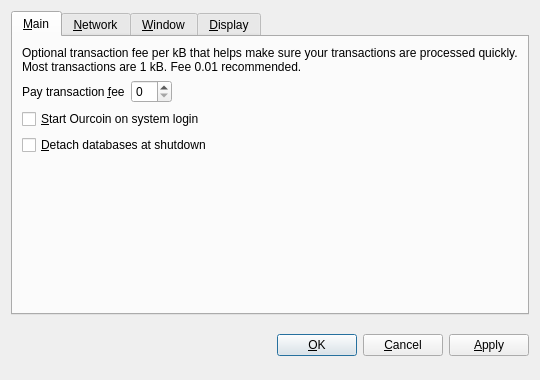
<?xml version="1.0" encoding="UTF-8"?>
<ui version="4.0">
 <class>OptionsDialog</class>
 <widget class="QDialog" name="OptionsDialog">
  <property name="geometry">
   <rect>
    <x>0</x>
    <y>0</y>
    <width>540</width>
    <height>380</height>
   </rect>
  </property>
  <property name="windowTitle">
   <string>Options</string>
  </property>
  <property name="modal">
   <bool>true</bool>
  </property>
  <layout class="QVBoxLayout" name="verticalLayout">
   <item>
    <widget class="QTabWidget" name="tabWidget">
     <property name="tabPosition">
      <enum>QTabWidget::North</enum>
     </property>
     <property name="currentIndex">
      <number>0</number>
     </property>
     <widget class="QWidget" name="tabMain">
      <attribute name="title">
       <string>&amp;Main</string>
      </attribute>
      <layout class="QVBoxLayout" name="verticalLayout_Main">
       <item>
        <widget class="QLabel" name="transactionFeeInfoLabel">
         <property name="text">
          <string>Optional transaction fee per kB that helps make sure your transactions are processed quickly. Most transactions are 1 kB. Fee 0.01 recommended.</string>
         </property>
         <property name="textFormat">
          <enum>Qt::PlainText</enum>
         </property>
         <property name="wordWrap">
          <bool>true</bool>
         </property>
        </widget>
       </item>
       <item>
        <layout class="QHBoxLayout" name="horizontalLayout_Main">
         <item>
          <widget class="QLabel" name="transactionFeeLabel">
           <property name="text">
            <string>Pay transaction &amp;fee</string>
           </property>
           <property name="textFormat">
            <enum>Qt::PlainText</enum>
           </property>
           <property name="buddy">
            <cstring>transactionFee</cstring>
           </property>
          </widget>
         </item>
         <item>
          <widget class="BitcoinAmountField" name="transactionFee"/>
         </item>
         <item>
          <spacer name="horizontalSpacer_Main">
           <property name="orientation">
            <enum>Qt::Horizontal</enum>
           </property>
           <property name="sizeHint" stdset="0">
            <size>
             <width>40</width>
             <height>20</height>
            </size>
           </property>
          </spacer>
         </item>
        </layout>
       </item>
       <item>
        <widget class="QCheckBox" name="bitcoinAtStartup">
         <property name="toolTip">
          <string>Automatically start Ourcoin after logging in to the system.</string>
         </property>
         <property name="text">
          <string>&amp;Start Ourcoin on system login</string>
         </property>
        </widget>
       </item>
       <item>
        <widget class="QCheckBox" name="detachDatabases">
         <property name="toolTip">
          <string>Detach block and address databases at shutdown. This means they can be moved to another data directory, but it slows down shutdown. The wallet is always detached.</string>
         </property>
         <property name="text">
          <string>&amp;Detach databases at shutdown</string>
         </property>
        </widget>
       </item>
       <item>
        <spacer name="verticalSpacer_Main">
         <property name="orientation">
          <enum>Qt::Vertical</enum>
         </property>
         <property name="sizeHint" stdset="0">
          <size>
           <width>20</width>
           <height>40</height>
          </size>
         </property>
        </spacer>
       </item>
      </layout>
     </widget>
     <widget class="QWidget" name="tabNetwork">
      <attribute name="title">
       <string>&amp;Network</string>
      </attribute>
      <layout class="QVBoxLayout" name="verticalLayout_Network">
       <item>
        <widget class="QCheckBox" name="mapPortUpnp">
         <property name="toolTip">
          <string>Automatically open the Ourcoin client port on the router. This only works when your router supports UPnP and it is enabled.</string>
         </property>
         <property name="text">
          <string>Map port using &amp;UPnP</string>
         </property>
        </widget>
       </item>
       <item>
        <widget class="QCheckBox" name="connectSocks">
         <property name="toolTip">
          <string>Connect to the Ourcoin network through a SOCKS proxy (e.g. when connecting through Tor).</string>
         </property>
         <property name="text">
          <string>&amp;Connect through SOCKS proxy:</string>
         </property>
        </widget>
       </item>
       <item>
        <layout class="QHBoxLayout" name="horizontalLayout_Network">
         <item>
          <widget class="QLabel" name="proxyIpLabel">
           <property name="text">
            <string>Proxy &amp;IP:</string>
           </property>
           <property name="textFormat">
            <enum>Qt::PlainText</enum>
           </property>
           <property name="buddy">
            <cstring>proxyIp</cstring>
           </property>
          </widget>
         </item>
         <item>
          <widget class="QValidatedLineEdit" name="proxyIp">
           <property name="maximumSize">
            <size>
             <width>140</width>
             <height>16777215</height>
            </size>
           </property>
           <property name="toolTip">
            <string>IP address of the proxy (e.g. 127.0.0.1)</string>
           </property>
          </widget>
         </item>
         <item>
          <widget class="QLabel" name="proxyPortLabel">
           <property name="text">
            <string>&amp;Port:</string>
           </property>
           <property name="textFormat">
            <enum>Qt::PlainText</enum>
           </property>
           <property name="buddy">
            <cstring>proxyPort</cstring>
           </property>
          </widget>
         </item>
         <item>
          <widget class="QLineEdit" name="proxyPort">
           <property name="maximumSize">
            <size>
             <width>55</width>
             <height>16777215</height>
            </size>
           </property>
           <property name="toolTip">
            <string>Port of the proxy (e.g. 9050)</string>
           </property>
          </widget>
         </item>
         <item>
          <widget class="QLabel" name="socksVersionLabel">
           <property name="text">
            <string>SOCKS &amp;Version:</string>
           </property>
           <property name="textFormat">
            <enum>Qt::PlainText</enum>
           </property>
           <property name="buddy">
            <cstring>socksVersion</cstring>
           </property>
          </widget>
         </item>
         <item>
          <widget class="QValueComboBox" name="socksVersion">
           <property name="toolTip">
            <string>SOCKS version of the proxy (e.g. 5)</string>
           </property>
          </widget>
         </item>
         <item>
          <spacer name="horizontalSpacer_Network">
           <property name="orientation">
            <enum>Qt::Horizontal</enum>
           </property>
           <property name="sizeHint" stdset="0">
            <size>
             <width>40</width>
             <height>20</height>
            </size>
           </property>
          </spacer>
         </item>
        </layout>
       </item>
       <item>
        <spacer name="verticalSpacer_Network">
         <property name="orientation">
          <enum>Qt::Vertical</enum>
         </property>
         <property name="sizeHint" stdset="0">
          <size>
           <width>20</width>
           <height>40</height>
          </size>
         </property>
        </spacer>
       </item>
      </layout>
     </widget>
     <widget class="QWidget" name="tabWindow">
      <attribute name="title">
       <string>&amp;Window</string>
      </attribute>
      <layout class="QVBoxLayout" name="verticalLayout_Window">
       <item>
        <widget class="QCheckBox" name="minimizeToTray">
         <property name="toolTip">
          <string>Show only a tray icon after minimizing the window.</string>
         </property>
         <property name="text">
          <string>&amp;Minimize to the tray instead of the taskbar</string>
         </property>
        </widget>
       </item>
       <item>
        <widget class="QCheckBox" name="minimizeOnClose">
         <property name="toolTip">
          <string>Minimize instead of exit the application when the window is closed. When this option is enabled, the application will be closed only after selecting Quit in the menu.</string>
         </property>
         <property name="text">
          <string>M&amp;inimize on close</string>
         </property>
        </widget>
       </item>
       <item>
        <spacer name="verticalSpacer_Window">
         <property name="orientation">
          <enum>Qt::Vertical</enum>
         </property>
         <property name="sizeHint" stdset="0">
          <size>
           <width>20</width>
           <height>40</height>
          </size>
         </property>
        </spacer>
       </item>
      </layout>
     </widget>
     <widget class="QWidget" name="tabDisplay">
      <attribute name="title">
       <string>&amp;Display</string>
      </attribute>
      <layout class="QVBoxLayout" name="verticalLayout_Display">
       <item>
        <layout class="QHBoxLayout" name="horizontalLayout_1_Display">
         <item>
          <widget class="QLabel" name="langLabel">
           <property name="text">
            <string>User Interface &amp;language:</string>
           </property>
           <property name="textFormat">
            <enum>Qt::PlainText</enum>
           </property>
           <property name="buddy">
            <cstring>lang</cstring>
           </property>
          </widget>
         </item>
         <item>
          <widget class="QValueComboBox" name="lang">
           <property name="toolTip">
            <string>The user interface language can be set here. This setting will take effect after restarting Ourcoin.</string>
           </property>
          </widget>
         </item>
        </layout>
       </item>
       <item>
        <layout class="QHBoxLayout" name="horizontalLayout_2_Display">
         <item>
          <widget class="QLabel" name="unitLabel">
           <property name="text">
            <string>&amp;Unit to show amounts in:</string>
           </property>
           <property name="textFormat">
            <enum>Qt::PlainText</enum>
           </property>
           <property name="buddy">
            <cstring>unit</cstring>
           </property>
          </widget>
         </item>
         <item>
          <widget class="QValueComboBox" name="unit">
           <property name="toolTip">
            <string>Choose the default subdivision unit to show in the interface and when sending coins.</string>
           </property>
          </widget>
         </item>
        </layout>
       </item>
       <item>
        <widget class="QCheckBox" name="displayAddresses">
         <property name="toolTip">
          <string>Whether to show Ourcoin addresses in the transaction list or not.</string>
         </property>
         <property name="text">
          <string>&amp;Display addresses in transaction list</string>
         </property>
        </widget>
       </item>
       <item>
        <widget class="QCheckBox" name="coinControlFeatures">
         <property name="toolTip">
          <string>Whether to show coin control features or not.</string>
         </property>
         <property name="text">
          <string>Display coin &amp;control features (experts only!)</string>
         </property>
        </widget>
       </item>
       <item>
        <spacer name="verticalSpacer_Display">
         <property name="orientation">
          <enum>Qt::Vertical</enum>
         </property>
         <property name="sizeHint" stdset="0">
          <size>
           <width>20</width>
           <height>40</height>
          </size>
         </property>
        </spacer>
       </item>
      </layout>
     </widget>
    </widget>
   </item>
   <item>
    <layout class="QHBoxLayout" name="horizontalLayout_Buttons">
     <item>
      <spacer name="horizontalSpacer_1">
       <property name="orientation">
        <enum>Qt::Horizontal</enum>
       </property>
       <property name="sizeHint" stdset="0">
        <size>
         <width>40</width>
         <height>48</height>
        </size>
       </property>
      </spacer>
     </item>
     <item>
      <widget class="QLabel" name="statusLabel">
       <property name="font">
        <font>
         <weight>75</weight>
         <bold>true</bold>
        </font>
       </property>
       <property name="text">
        <string/>
       </property>
       <property name="textFormat">
        <enum>Qt::PlainText</enum>
       </property>
       <property name="wordWrap">
        <bool>true</bool>
       </property>
      </widget>
     </item>
     <item>
      <spacer name="horizontalSpacer_2">
       <property name="orientation">
        <enum>Qt::Horizontal</enum>
       </property>
       <property name="sizeHint" stdset="0">
        <size>
         <width>40</width>
         <height>48</height>
        </size>
       </property>
      </spacer>
     </item>
     <item>
      <widget class="QPushButton" name="okButton">
       <property name="text">
        <string>&amp;OK</string>
       </property>
      </widget>
     </item>
     <item>
      <widget class="QPushButton" name="cancelButton">
       <property name="text">
        <string>&amp;Cancel</string>
       </property>
       <property name="autoDefault">
        <bool>false</bool>
       </property>
      </widget>
     </item>
     <item>
      <widget class="QPushButton" name="applyButton">
       <property name="text">
        <string>&amp;Apply</string>
       </property>
       <property name="autoDefault">
        <bool>false</bool>
       </property>
      </widget>
     </item>
    </layout>
   </item>
  </layout>
 </widget>
 <customwidgets>
  <customwidget>
   <class>BitcoinAmountField</class>
   <extends>QSpinBox</extends>
   <header>bitcoinamountfield.h</header>
  </customwidget>
  <customwidget>
   <class>QValueComboBox</class>
   <extends>QComboBox</extends>
   <header>qvaluecombobox.h</header>
  </customwidget>
  <customwidget>
   <class>QValidatedLineEdit</class>
   <extends>QLineEdit</extends>
   <header>qvalidatedlineedit.h</header>
  </customwidget>
 </customwidgets>
 <resources/>
 <connections/>
</ui>
